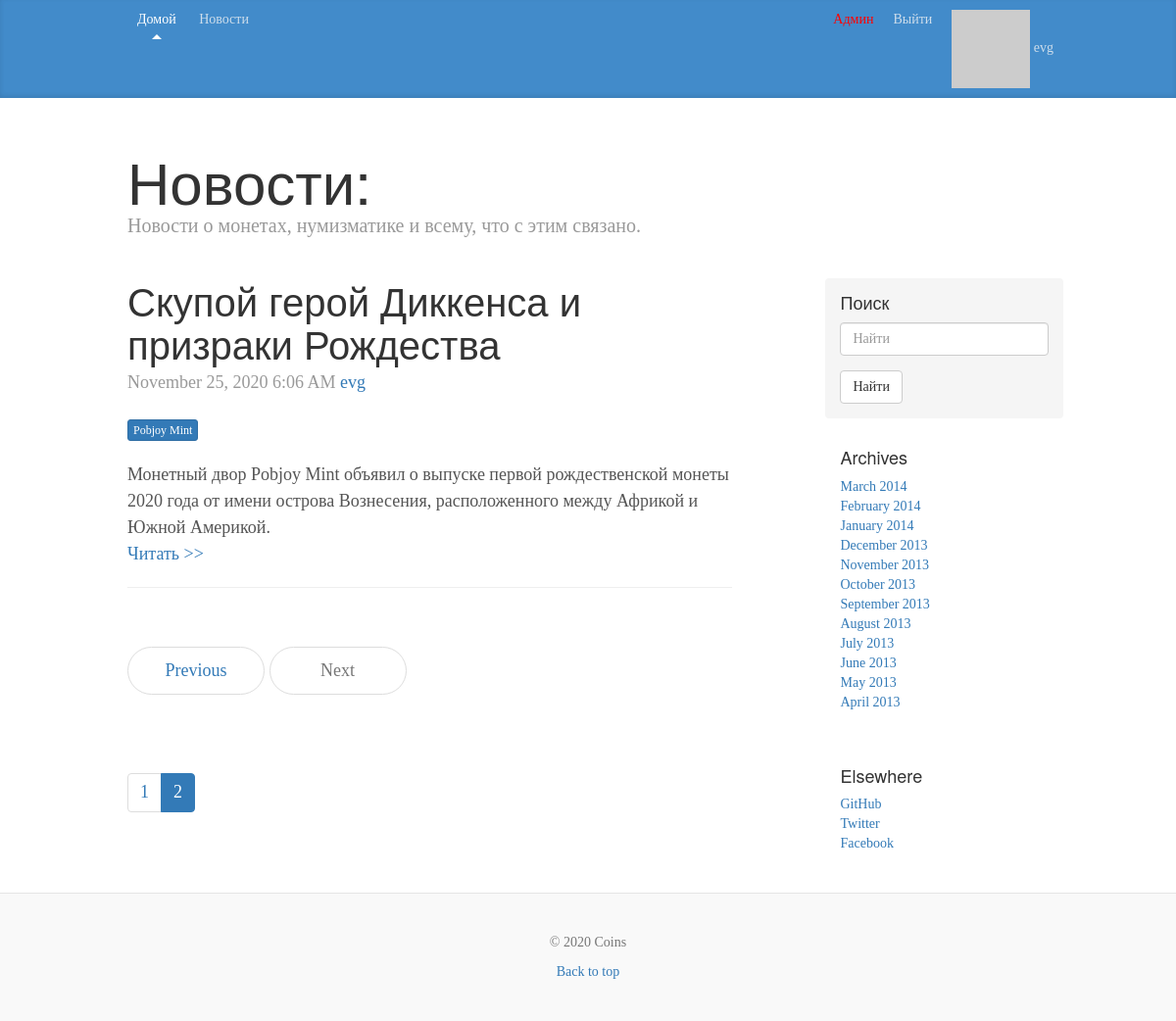
Before: /news/?page=2 (signed in) with the older database file.
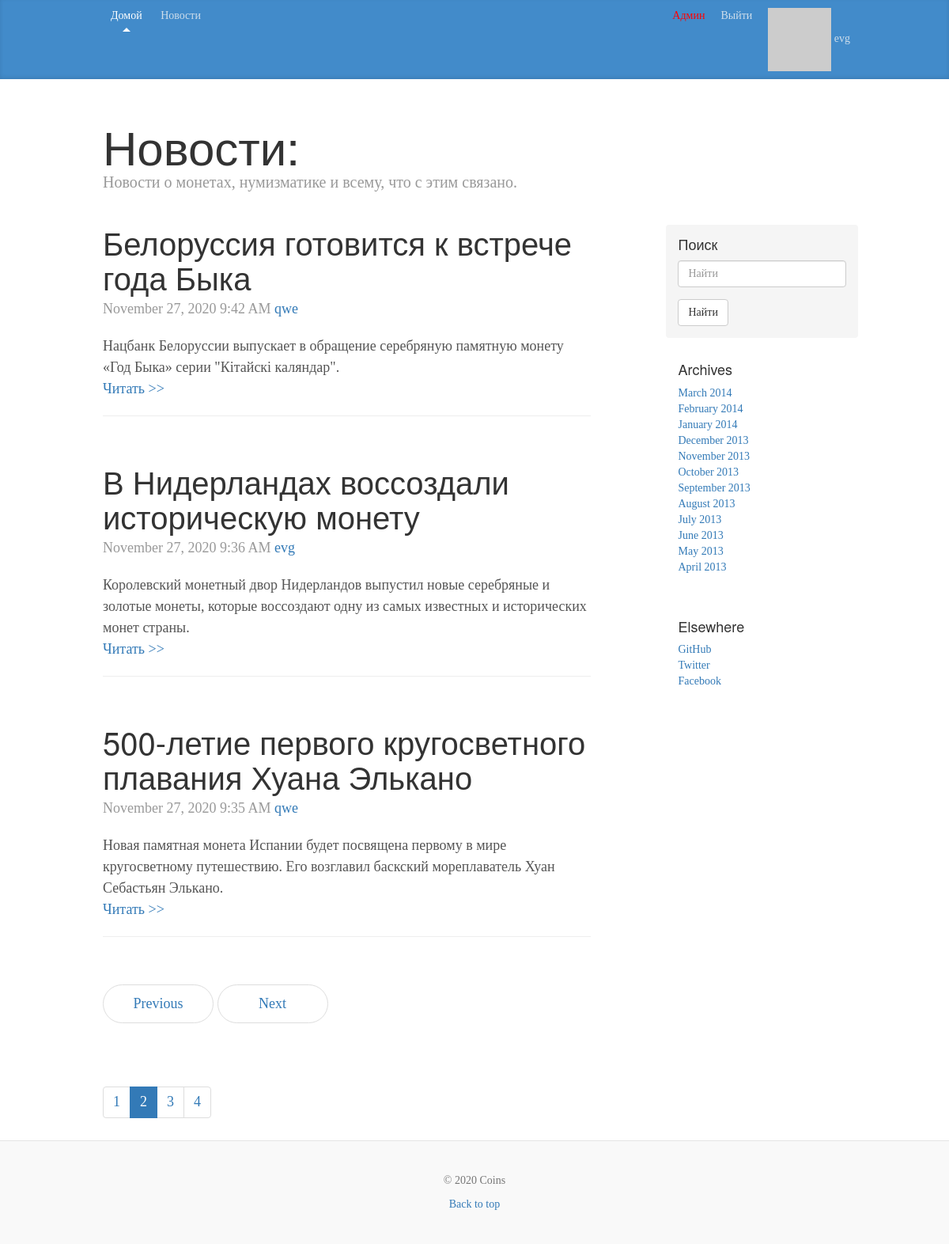
After: the same page with the newer database file.
### app/models.py (models this page shows, shortened)
class Post(db.Model):
    __tablename__ = 'post'
    id = db.Column(db.Integer, primary_key=True)
    title = db.Column(db.String(150))
    slug = db.Column(db.String(140), unique=True)
    pre_body = db.Column(db.Text)
    body = db.Column(db.Text)
    created = db.Column(db.DateTime, index=True, default=datetime.utcnow)
    author_id = db.Column(db.Integer, db.ForeignKey('user.id'))
    tags = db.relationship('Tag', secondary='tags_posts', backref=db.backref('posts', lazy='dynamic'))

class User(db.Model, UserMixin):
    __tablename__ = 'user'
    id = db.Column(db.Integer, primary_key=True)
    email = db.Column(db.String(255), unique=True)
    username = db.Column(db.String(255), unique=True, index=True)
    password_hash = db.Column(db.String(255))
    active = db.Column(db.Boolean())
    confirmed_at = db.Column(db.DateTime())
    name = db.Column(db.String(64))
    location = db.Column(db.String(64))
    member_since = db.Column(db.DateTime(), default=datetime.utcnow)
    about_me = db.Column(db.String(140))
    last_seen = db.Column(db.DateTime, default=datetime.utcnow)
    avatar_hash = db.Column(db.String(32))
    roles = db.relationship('Role', secondary='roles_users', backref=db.backref('users', lazy='dynamic'))
    posts = db.relationship('Post', backref='author', lazy='dynamic')
    @property
    def password(self):
        raise AttributeError('password is not a readable attribute')
    def gravatar(self, size=100, default='identicon', rating='g'):
        url = 'https://secure.gravatar.com/avatar'
        hash = self.avatar_hash or self.gravatar_hash()
        return '{url}/{hash}?s={size}&d={default}&r={rating}'.\
                        format(url=url, hash=hash, size=size, default=default, rating=rating)
    def is_administrator(self):
        for r in self.roles:
            if str(r) == 'admin':
                return True
        return False

class Tag(db.Model):
    __tablename__ = 'tag'
    id = db.Column(db.Integer, primary_key=True)
    name = db.Column(db.String(100))
    slug = db.Column(db.String(100), unique=True)

### app/posts/controllers.py (the view)
@module.route('/news/')
def news():
    q = request.args.get('q')
    page = request.args.get('page')
    if page and page.isdigit():
        page = int(page)
    else:
        page = 1
    if q:
        posts = Post.query.filter(Post.title.contains(q) | Post.body.contains(q))
    else:
        posts = Post.query.order_by(Post.created.desc())
    pages = posts.paginate(page=page, per_page=3)
    return render_template('posts/news.html', posts=posts, pages=pages)

### app/models.py (called while the page is built)
@login_manager.user_loader
def load_user(user_id):
    return User.query.get(int(user_id))

    def __repr__(self):
        return self.name

### app/templates/posts/news.html
{% extends "layout.html" %}
{% block title_post%}Новости:{% endblock %}
{% block pre_title_post%}Новости о монетах, нумизматике и всему, что с этим связано.{% endblock %}
{% block content %}
{% for post in pages.items %}
<div class="blog-post">
  <h2 class="blog-post-title">{{ post.title }}</h2>
  <p class="blog-post-meta">{{ moment(post.created).format('LLL') }}
    <a href="{{ url_for('users.user', username=post.author.username) }}">{{ post.author.username }}</a></p>
  {% if post.tags %}
    <p class="blog-post-meta">
    {% for tag in post.tags %}
    <a class="btn btn-primary btn-xs" href="{{ url_for('posts.tag_detail', slug=tag.slug) }}" role="button">{{ tag.name }}</a>
    {% endfor%}
    </p>
  {% endif %}
  {{ post.pre_body|safe }}
  <p class="blog-post-meta"><a href="{{ url_for('posts.news_detal', slug=post.slug) }}">Читать >></a></p>
  <hr>
</div>
{% endfor %}
<nav>
  <ul class="pager">
    <li {% if not pages.has_prev %} class="disabled" {% endif %}>
      <a href="?page={{ pages.prev_num }}">Previous</a></li>
    <li {% if not pages.has_next %} class="disabled" {% endif %}>
    <a href="?page={{ pages.next_num }}">Next</a></li>
  </ul>
  <ul class="pagination">
    {% for page in pages.iter_pages() %}
    <li {% if page == pages.page %} class="active" {% endif %}><a href="?page={{ page }}">{{ page }}</a>
    {% endfor %}
  </ul>
</nav>
{% endblock %}

Changed rows visible on the page:
no longer on this page (row unchanged): Post: title "Скупой герой Диккенса и призраки Рождества", created "November 25, 2020 6:06 AM", author.username "evg", pre_body "Монетный двор Pobjoy Mint объявил о выпуске первой рождественской монеты 2020 года от имени острова Вознесения, расположенного между Африкой и Южной Америкой."
no longer on this page (row unchanged): Tag: name "Pobjoy Mint"
added Post: title "Белоруссия готовится к встрече года Быка", created "November 27, 2020 9:42 AM", author.username "qwe", pre_body "Нацбанк Белоруссии выпускает в обращение серебряную памятную монету «Год Быка» серии \"Кітайскі каляндар\"."
added Post: title "В Нидерландах воссоздали историческую монету", created "November 27, 2020 9:36 AM", author.username "evg", pre_body "Королевский монетный двор Нидерландов выпустил новые серебряные и золотые монеты, которые воссоздают одну из самых известных и исторических монет страны."
added Post: title "500-летие первого кругосветного плавания Хуана Элькано", created "November 27, 2020 9:35 AM", author.username "qwe", pre_body "Новая памятная монета Испании будет посвящена первому в мире кругосветному путешествию. Его возглавил баскский мореплаватель Хуан Себастьян Элькано."
Other visible differences:
new list line: "3"
new list line: "4"
